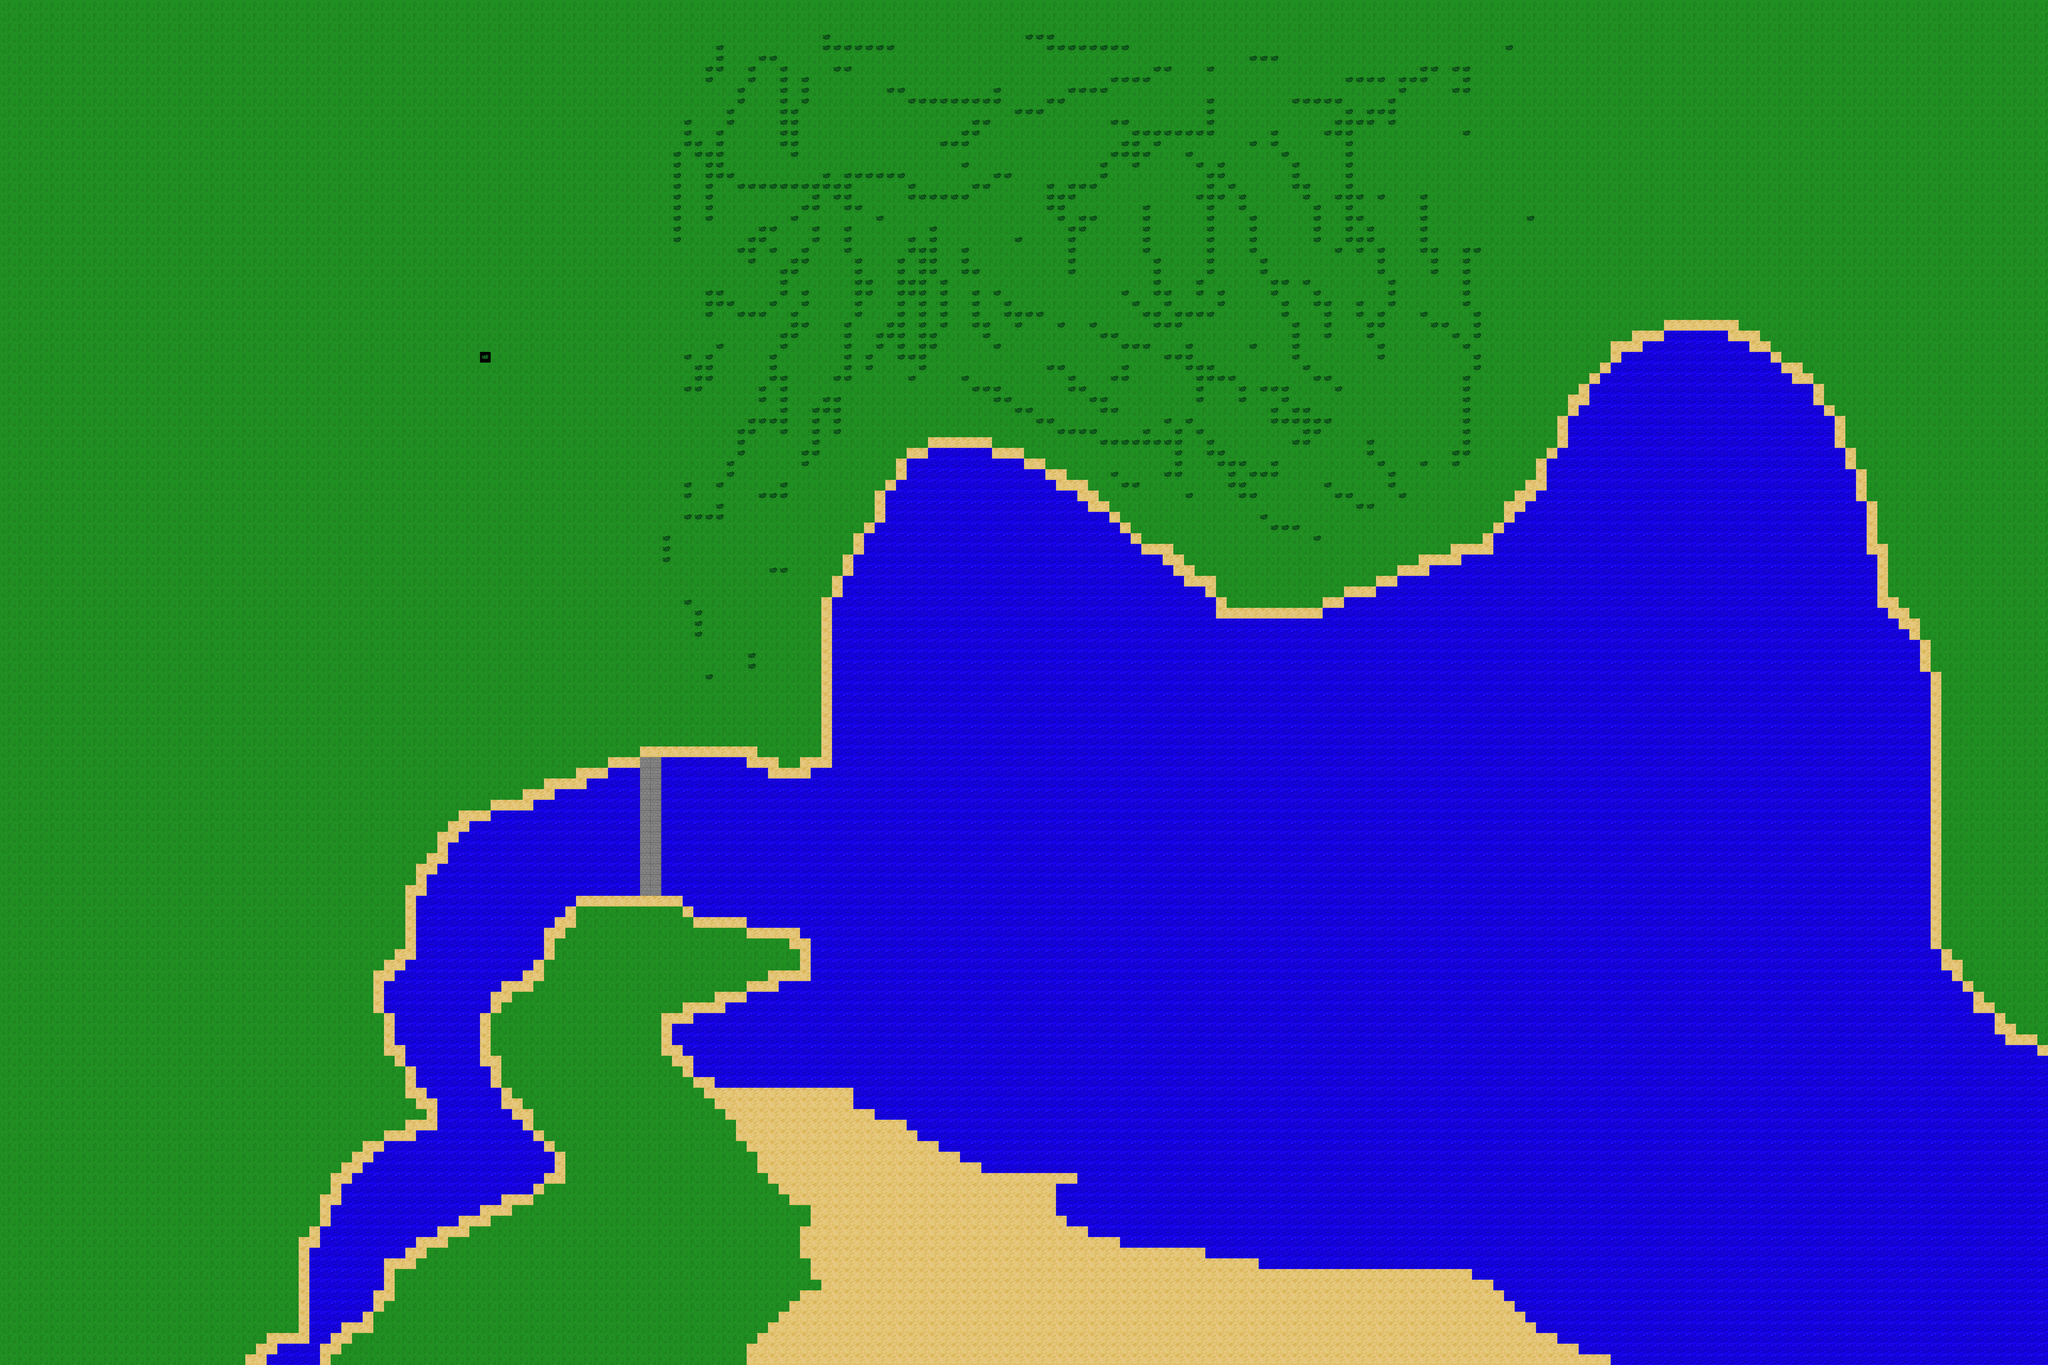

A 2D game scene composited from a Tiled map and its tileset images. What follows is a short description and the map's XML, with each tile layer's data collapsed to a summary:
An orthogonal 192x128 tile map with 32x32 px tiles, 2 tile layers (Tile Layer 1, bushes layer).

<map version="1.4" tiledversion="1.4.2" orientation="orthogonal" renderorder="right-down" width="192" height="128" tilewidth="32" tileheight="32" infinite="0" nextlayerid="6" nextobjectid="1">
 <tileset firstgid="1" source="ground.tsx" />
 <layer id="1" name="Tile Layer 1" width="192" height="128">
  <data>[24576 cells, 24576 non-empty, 5 distinct tile ids]</data>
 </layer>
 <layer id="5" name="bushes layer" width="192" height="128">
  <data>[24576 cells, 687 non-empty, 1 distinct tile ids]</data>
 </layer>
</map>